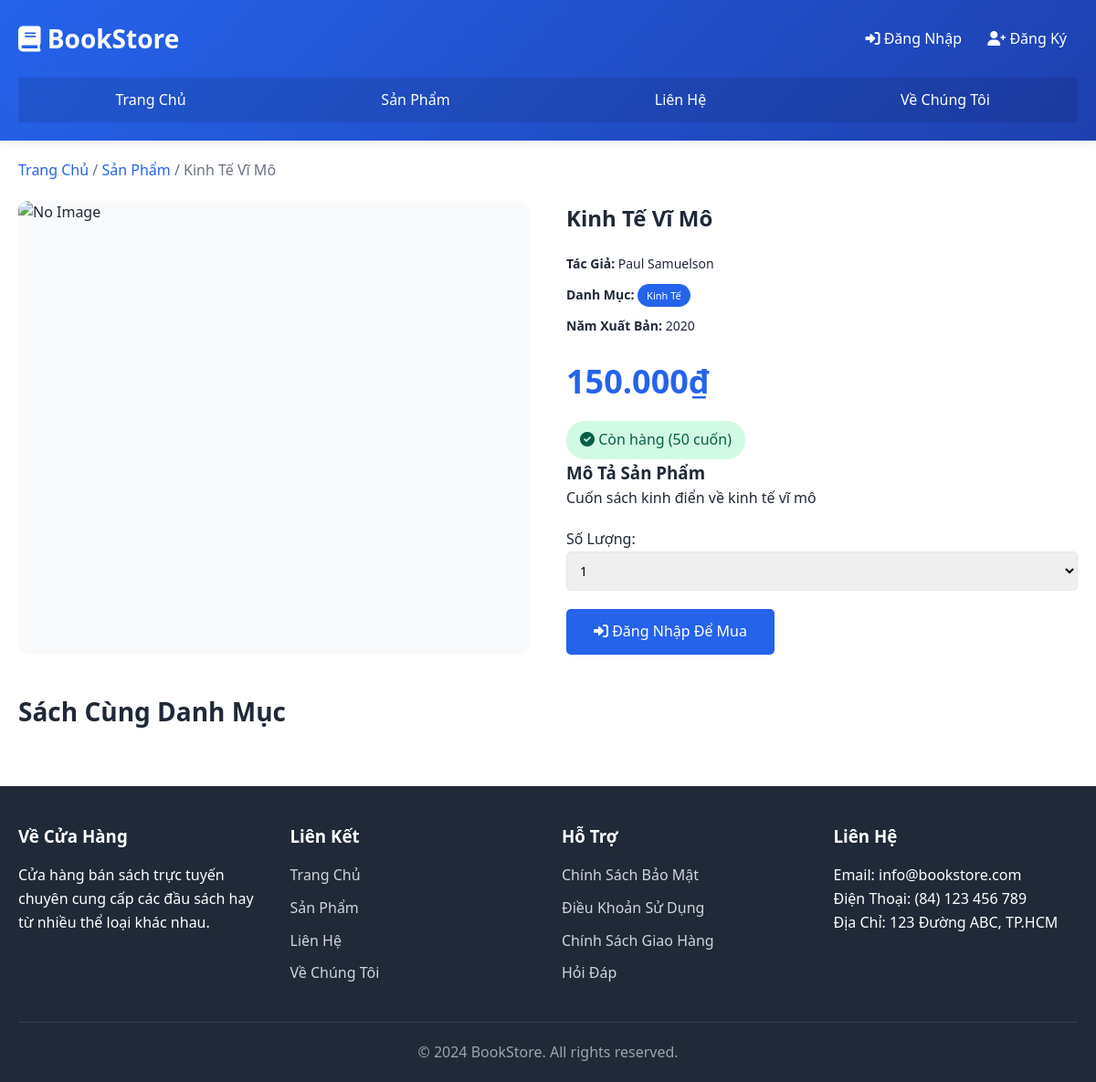
Page /?page=product_detail&id=1 on the committed database.
### tables this page shows
CREATE TABLE `books` (
  `id` INT PRIMARY KEY AUTO_INCREMENT,
  `title` VARCHAR(255) NOT NULL,
  `author` VARCHAR(100),
  `category_id` INT NOT NULL,
  `price` DECIMAL(10, 2) NOT NULL,
  `quantity` INT DEFAULT 0,
  `description` LONGTEXT,
  `image_url` VARCHAR(255),
  `published_year` YEAR,
  `is_featured` TINYINT DEFAULT 0,
  `created_at` TIMESTAMP DEFAULT CURRENT_TIMESTAMP,
  `updated_at` TIMESTAMP DEFAULT CURRENT_TIMESTAMP ON UPDATE CURRENT_TIMESTAMP,
  FOREIGN KEY (`category_id`) REFERENCES `categories` (`id`) ON DELETE RESTRICT
);

CREATE TABLE `categories` (
  `id` INT PRIMARY KEY AUTO_INCREMENT,
  `name` VARCHAR(100) NOT NULL UNIQUE,
  `description` TEXT,
  `created_at` TIMESTAMP DEFAULT CURRENT_TIMESTAMP,
  `updated_at` TIMESTAMP DEFAULT CURRENT_TIMESTAMP ON UPDATE CURRENT_TIMESTAMP
);

### app/Controllers/ProductController.php (called while the page is built, shortened)
<?php
class ProductController {
    private $bookModel;
    public function __construct($bookModel, $categoryModel) {
        $this->bookModel = $bookModel;
    }
    public function detail() {
        $bookId = (int)$_GET['id'];
        $book = $this->bookModel->getById($bookId);
        include 'app/Views/products/detail.php';
    }
}

### app/Models/Book.php (called while the page is built, shortened)
<?php
class Book {
    private $pdo;
    private $table = 'books';
    public function __construct($pdo) {
        $this->pdo = $pdo;
    }
    public function getById($id) {
        $sql = "SELECT b.*, c.name as category_name
                FROM {$this->table} b
                LEFT JOIN categories c ON b.category_id = c.id
                WHERE b.id = :id";
        $stmt = $this->pdo->prepare($sql);
        $stmt->execute([':id' => $id]);
        return $stmt->fetch(PDO::FETCH_ASSOC);
    }
}

### app/Views/products/detail.php (the view, shortened to what this page needs)
<?php $pageTitle = $book['title'] . ' - Chi Tiết Sản Phẩm'; include 'app/Views/layouts/header.php'; ?>
<main class="container">
    <section class="product-detail">
        <div class="breadcrumb">
            <a href="?page=home">Trang Chủ</a> /
            <a href="?page=products">Sản Phẩm</a> /
            <span><?php echo htmlspecialchars($book['title']); ?></span>
        </div>
        <div class="product-detail-container">
            <div class="product-image">
                <?php if ($book['image_url']): ?>
                    <img src="<?php echo htmlspecialchars($book['image_url']); ?>" alt="<?php echo htmlspecialchars($book['title']); ?>">
                <?php else: ?>
                    <img src="public/images/no-image.png" alt="No Image">
                <?php endif; ?>
            </div>
            <div class="product-info">
                <h1><?php echo htmlspecialchars($book['title']); ?></h1>
                <div class="product-meta">
                    <p><strong>Tác Giả:</strong> <?php echo htmlspecialchars($book['author']); ?></p>
                    <p><strong>Danh Mục:</strong> <span class="badge"><?php echo htmlspecialchars($book['category_name']); ?></span></p>
                    <p><strong>Năm Xuất Bản:</strong> <?php echo $book['published_year'] ?? 'N/A'; ?></p>
                </div>
                <div class="product-price">
                    <h2><?php echo number_format($book['price'], 0, ',', '.'); ?>₫</h2>
                </div>
                <div class="product-status">
                    <?php if ($book['quantity'] > 0): ?>
                        <span class="in-stock"><i class="fas fa-check-circle"></i> Còn hàng (<?php echo $book['quantity']; ?> cuốn)</span>
                    <?php else: ?>
                        <span class="out-of-stock"><i class="fas fa-times-circle"></i> Hết hàng</span>
                    <?php endif; ?>
                </div>
                <div class="product-description">
                    <h3>Mô Tả Sản Phẩm</h3>
                    <p><?php echo nl2br(htmlspecialchars($book['description'])); ?></p>
                </div>
                <?php if ($book['quantity'] > 0): ?>
                    <form method="post" action="?page=add_to_cart" class="add-to-cart-form">
                        <div class="quantity-selector">
                            <label for="quantity">Số Lượng:</label>
                            <select name="quantity" id="quantity" class="form-control">
                                <?php for ($i = 1; $i <= min(10, $book['quantity']); $i++): ?>
                                    <option value="<?php echo $i; ?>"><?php echo $i; ?></option>
                                <?php endfor; ?>
                            </select>
                        </div>
                        <?php if (isset($_SESSION['user_id'])): ?>
                            <button type="submit" class="btn btn-primary btn-lg">
                                <i class="fas fa-shopping-cart"></i> Thêm Vào Giỏ Hàng
                            </button>
                        <?php else: ?>
                            <a href="?page=login" class="btn btn-primary btn-lg">
                                <i class="fas fa-sign-in-alt"></i> Đăng Nhập Để Mua
                            </a>
                        <?php endif; ?>
                    </form>
                <?php endif; ?>
            </div>
        </div>
        <section class="related-products">
            <h2>Sách Cùng Danh Mục</h2>
        </section>
    </section>
</main>
<?php include 'app/Views/layouts/footer.php'; ?>

### public/css/style.css (style rules this page uses)
:root { --primary-color: #2563eb; --secondary-color: #10b981; --danger-color: #ef4444; --warning-color: #f59e0b; --info-color: #0ea5e9; --light-bg: #f9fafb; --text-dark: #1f2937; --text-light: #6b7280; --border-color: #e5e7eb; }
* { margin: 0; padding: 0; box-sizing: border-box; }
html, body { height: 100%; }
body { font-family: 'Segoe UI', Tahoma, Geneva, Verdana, sans-serif; background-color: #ffffff; color: var(--text-dark); line-height: 1.6; }
.container { max-width: 1200px; margin: 0 auto; padding: 0 20px; }
.btn { display: inline-block; padding: 10px 20px; border: none; border-radius: 5px; cursor: pointer; text-decoration: none; font-weight: 500; transition: all 0.3s ease; text-align: center; }
.btn-primary { background-color: var(--primary-color); color: white; }
.btn-lg { padding: 12px 30px; font-size: 16px; }
.form-control { width: 100%; padding: 10px 12px; border: 1px solid var(--border-color); border-radius: 5px; font-size: 14px; font-family: inherit; transition: border-color 0.3s ease; }
.badge { display: inline-block; padding: 4px 10px; background-color: var(--primary-color); color: white; border-radius: 15px; font-size: 11px; font-weight: 500; }
.breadcrumb { margin-bottom: 20px; color: var(--text-light); }
.breadcrumb a { color: var(--primary-color); text-decoration: none; }
.product-detail-container { display: grid; grid-template-columns: 1fr 1fr; gap: 40px; margin-bottom: 40px; }
.product-image { border-radius: 10px; overflow: hidden; background-color: var(--light-bg); }
.product-image img { width: 100%; height: auto; display: block; }
.product-meta { margin: 20px 0; font-size: 14px; }
.product-meta p { margin-bottom: 10px; }
.product-price h2 { font-size: 36px; color: var(--primary-color); margin-bottom: 15px; }
.in-stock, .out-of-stock { display: inline-block; padding: 8px 15px; border-radius: 20px; font-weight: 500; }
.in-stock { background-color: #d1fae5; color: #065f46; }
.quantity-selector { margin: 20px 0; }
.quantity-selector select { padding: 10px; border: 1px solid var(--border-color); border-radius: 5px; min-width: 100px; }
section { margin-bottom: 60px; }
section h2 { margin-bottom: 30px; font-size: 28px; }

### rows in the picture
books: title "Kinh Tế Vĩ Mô", author "Paul Samuelson", category.name "Kinh Tế", published_year "2020", price "150.000", quantity "50", description "Cuốn sách kinh điển về kinh tế vĩ mô"

### other values in the picture
form field quantity "1"
